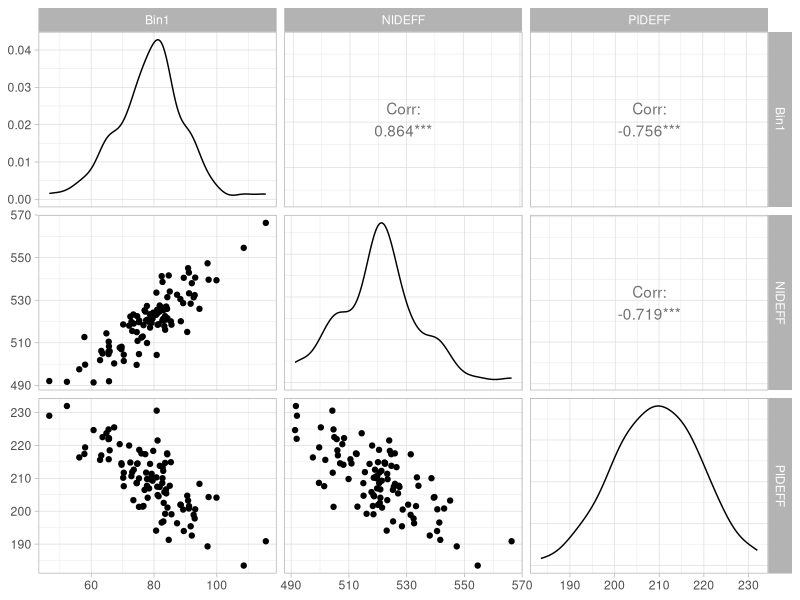

Write R code to recreate this figure.
## ---- chunk 1
#| code-fold: true
#| message: false
#| label: fig-ppc-421-scatterplot-matrix
#| fig-cap: "Scatterplot matrix of yield (Bin1), N-channel Id effective (NIDEFF), and P-channel Id effective (PIDEFF)"
library(tidyverse)
library(GGally)

set.seed(200)
n <- 100

wafer_yield <- tibble(
  nideff = rnorm(n, 520, 15),
  pideff = -0.6 * (nideff - 520) + rnorm(n, 210, 8),
  bin1 = 0.5 * (nideff - 520) - 0.4 * (pideff - 210) + rnorm(n, 78, 5)
) |>
  select(Bin1 = bin1, NIDEFF = nideff, PIDEFF = pideff)

ggpairs(wafer_yield) +
  theme_light()
